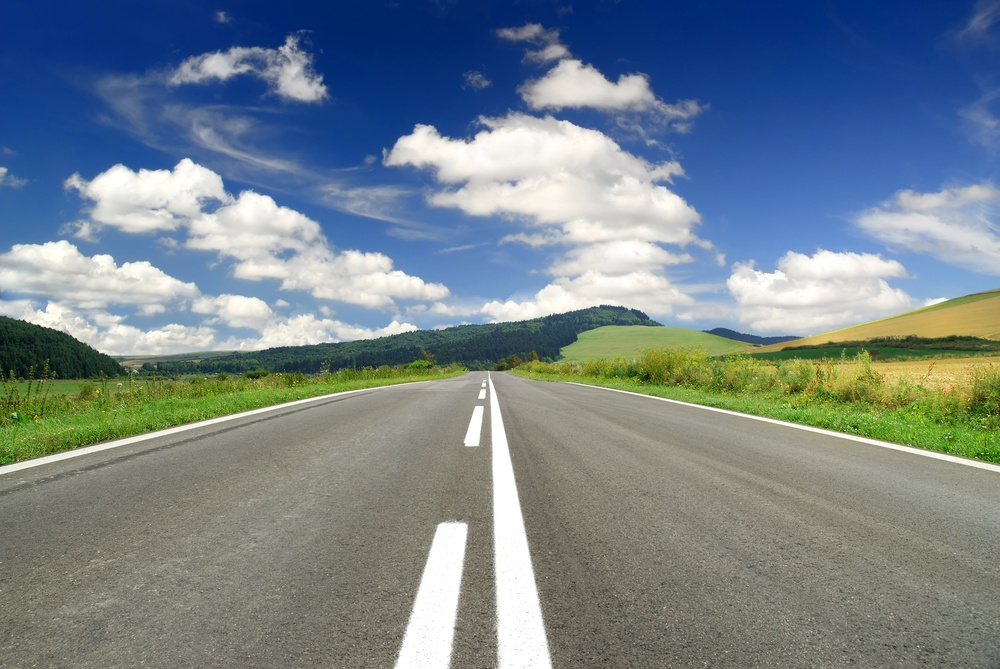
#> input picture navigation/test.jfif, 1000 x 669 px, shrunk from 2136 x 1430 before the run, found by its file name
$ python roadlinesdetection.py
#> lines starting #> are read from the running program, lines starting #| are printed output that depends on the picture; after the words box and inside, x2 and y2 are one past the last pixel; in counts of white or black regions, pixels touching at a corner belong together
import cv2, numpy
from enum import Enum

class Line:
    def __init__(self, x1, y1, x2, y2):
        self.x1 = x1
        self.y1 = y1
        self.x2 = x2
        self.y2 = y2

        self.length = ((x2 - x1) ** 2 + (y2 - y1) ** 2) ** 0.5
        self.mid_x = (x1 + x2) / 2
        self.mid_y = (y1 + y2) / 2

class ActionType(Enum):
    NONE = 0
    LEFT = 1
    RIGHT = 2

def yellow_white_mask(image: cv2.Mat, set_upper_half_to_black: bool = True, part: float = 3 / 5) -> cv2.Mat:
    """
    Создает бинарную маску изображения оттенков белого и желтого
    """
    im = image.copy()

    hsv = cv2.cvtColor(im, cv2.COLOR_RGB2HSV)

    lower_yellow = numpy.array([15, 100, 100])
    upper_yellow = numpy.array([35, 255, 255])
    lower_white = numpy.array([0, 0, 200])
    upper_white = numpy.array([255, 55, 255])

    mask_yellow = cv2.inRange(hsv, lower_yellow, upper_yellow)
    mask_white = cv2.inRange(hsv, lower_white, upper_white)

    mask = cv2.bitwise_or(mask_yellow, mask_white)

    result = cv2.bitwise_and(im, im, mask=mask)
    if set_upper_half_to_black:
        result[:int(result.shape[0] * part), :] = 0

    return result

def kanny_lines_detector(image: cv2.Mat) -> cv2.Mat:
    """
    Находит границы объектов на изображении.
    Рекомендуется использовать `yellow_white_mask` перед обработкой этой функцией
    """
    return cv2.Canny(image, 100, 200)

def haf_lines_detector(image: cv2.Mat) -> list[Line]:
    """
    Находит границы объектов на изображении.
    Рекомендуется использовать `kanny_lines_detector` перед обработкой этой функцией
    """
    lines = cv2.HoughLinesP(image, 1, numpy.pi / 180, threshold=100, minLineLength=50, maxLineGap=10)


    pl = []
    if lines is not None:
        for line in lines:
            for x1, y1, x2, y2 in line:
                pl.append(Line(x1, y1, x2, y2))
    return pl

def visualise_lines(image: cv2.Mat, lines: list[Line]):
    im = image.copy()
    for line in lines:
        cv2.line(im, (line.x1, line.y1), (line.x2, line.y2), (0, 0, 255), 6)
    return im

def detect(image: cv2.Mat) -> list[Line]:
    return haf_lines_detector(kanny_lines_detector(yellow_white_mask(image)))

def process_lines(lines: list[Line], image_width: int) -> ActionType:
    has_left_line = False
    has_center_line = False
    has_right_line = False

    for line in lines:
        if image_width / 6 < line.mid_x and line.mid_x < image_width / 3:
            has_left_line = True
        elif line.mid_x > image_width * 2 / 3 and line.mid_x < image_width * 5 / 6:
            has_right_line = True
        else:
            has_center_line = True

    if has_center_line:
        return ActionType.RIGHT
    elif has_right_line and has_center_line:
        return ActionType.RIGHT
    elif has_left_line and has_center_line:
        return ActionType.LEFT
    else:
        return ActionType.NONE

im = cv2.imread("./test.jfif")
#> im is the input picture: shape (669, 1000, 3); mean B, G, R 139.4, 132, 117.5

mask = yellow_white_mask(im)
#> in yellow_white_mask, `hsv = cv2.cvtColor(im, cv2.COLOR_RGB2HSV)`: hsv: shape (669, 1000, 3); mean H, S, V 57.5, 89.9, 154.2
#> in yellow_white_mask, `mask_yellow = cv2.inRange(hsv, lower_yellow, upper_yellow)`:
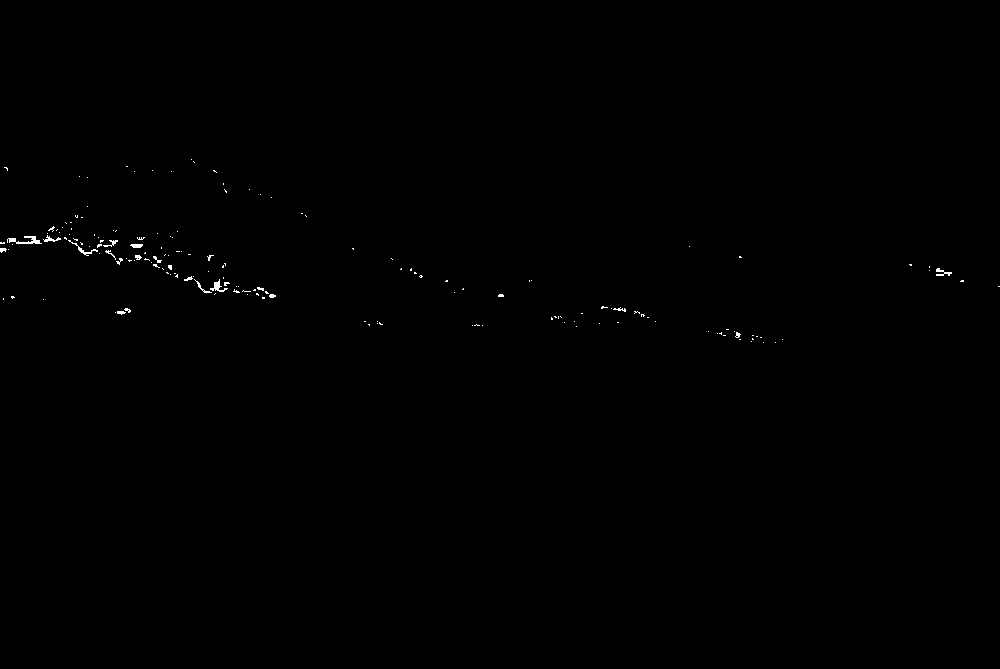
#> mask_yellow: shape (669, 1000); 0.2% white in thin lines or dots, all inside (x1, y1, x2, y2) = (0, 159, 1000, 343)
#> in yellow_white_mask, `mask_white = cv2.inRange(hsv, lower_white, upper_white)`:
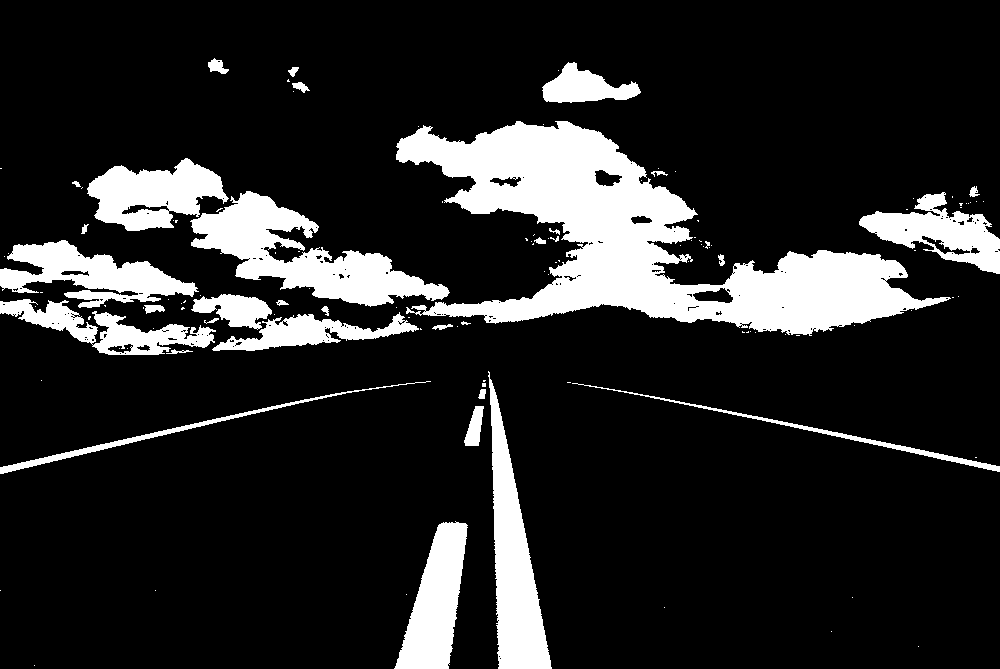
#> mask_white: shape (669, 1000); 15.6% white; 124 white regions (90 under 20 px), largest, box (x1, y1, x2, y2) and area: (396, 121, 951, 336) 43987, (190, 191, 450, 307) 11403, (488, 371, 552, 669) 8460
#> in yellow_white_mask, `mask = cv2.bitwise_or(mask_yellow, mask_white)`:
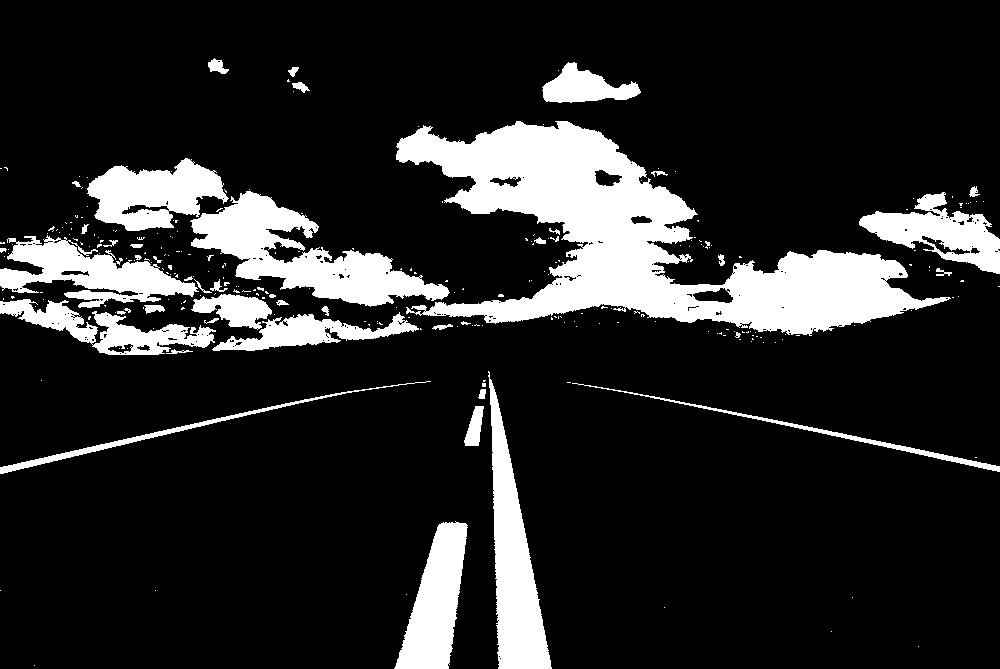
#> mask: shape (669, 1000); 15.8% white; 269 white regions (222 under 20 px), largest, box (x1, y1, x2, y2) and area: (396, 121, 951, 336) 44017, (190, 191, 450, 307) 11416, (488, 371, 552, 669) 8460
#> in yellow_white_mask, `result = cv2.bitwise_and(im, im, mask=mask)`:
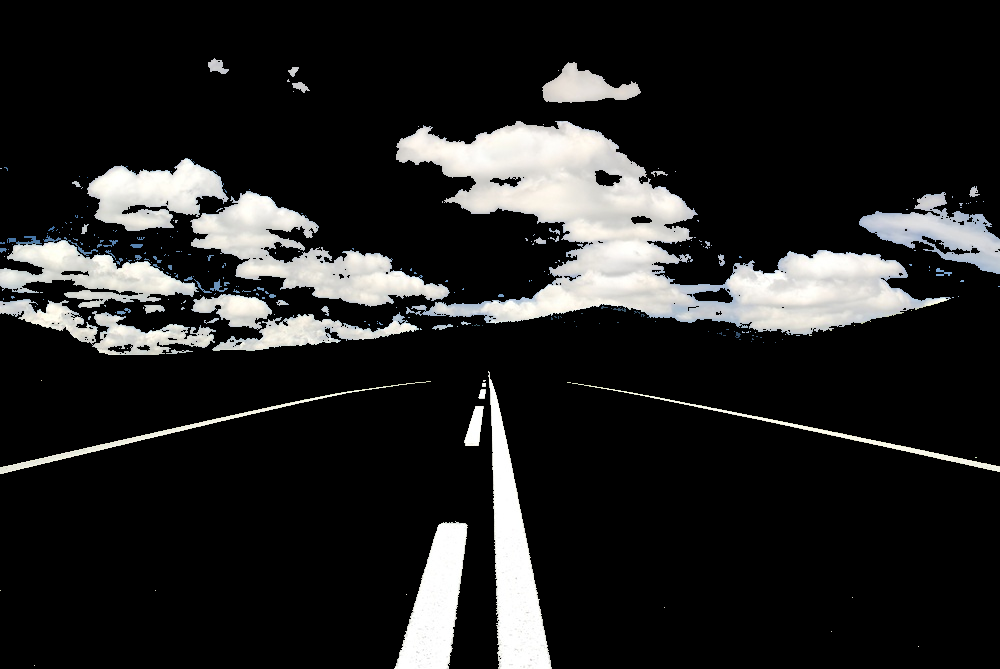
#> result: shape (669, 1000, 3); mean B, G, R 35.3, 35.7, 35.6
#> in yellow_white_mask, `result[:int(result.shape[0] * part), :] = 0`:
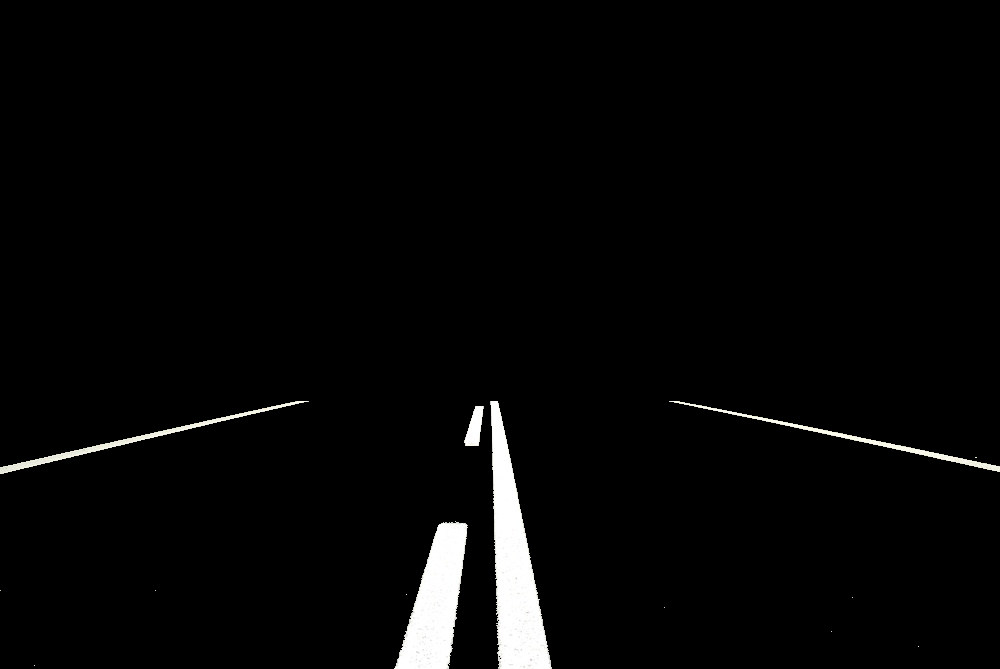
#> result: shape (669, 1000, 3); 13.14% of pixels changed, all inside (x1, y1, x2, y2) = (0, 58, 1000, 401)
kanny = kanny_lines_detector(mask)
#> in kanny_lines_detector, `return cv2.Canny(image, 100, 200)`:
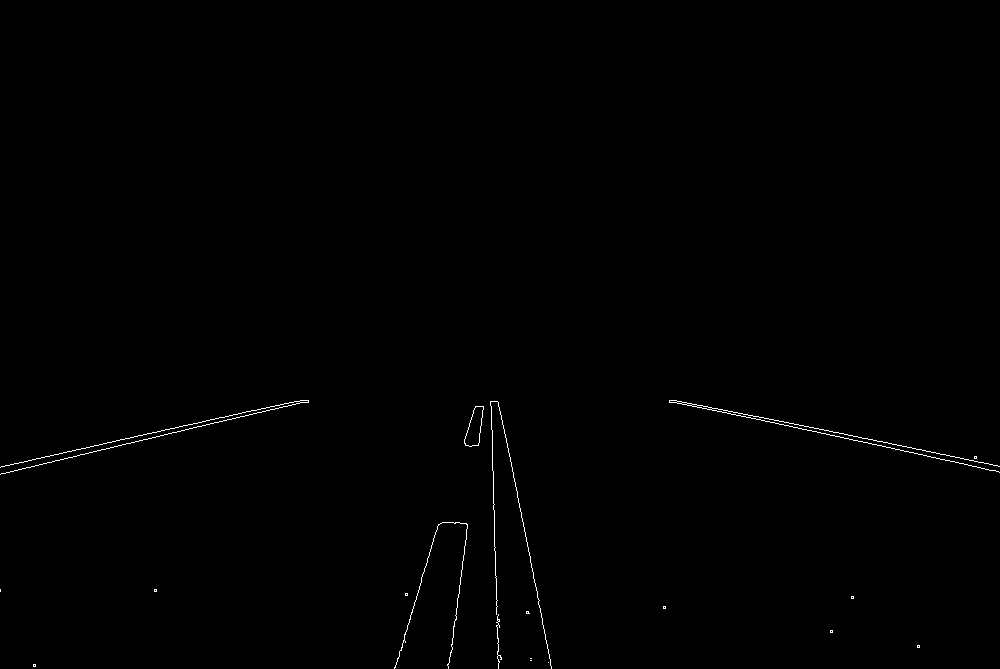
#> returned value: shape (669, 1000); 0.35% white in thin lines or dots, all inside (x1, y1, x2, y2) = (0, 400, 1000, 669)
haf = haf_lines_detector(kanny)
#> in haf_lines_detector, `lines = cv2.HoughLinesP(image, 1, numpy.pi / 180, threshold=100, minLi..`: lines = [[669, 401, 998, 471], [80, 454, 308, 401], [494, 522, 498, 664], [501, 415, 551, 668], [672, 400, 867, 438], [0, 467, 219, 417], [492, 451, 494, 521], [669, 400, 935, 457], [394, 668, 438, 524], [835, 432, 999, 466]]
#> the loop in haf_lines_detector, `for line in lines:` made 10 passes
#> after the loop in haf_lines_detector, `for line in lines:`: pl = 10 items
#> haf = 10 items

visual = visualise_lines(im, haf)
#> the loop in visualise_lines, `for line in lines:` made 10 passes
#> after the loop in visualise_lines, `for line in lines:`:
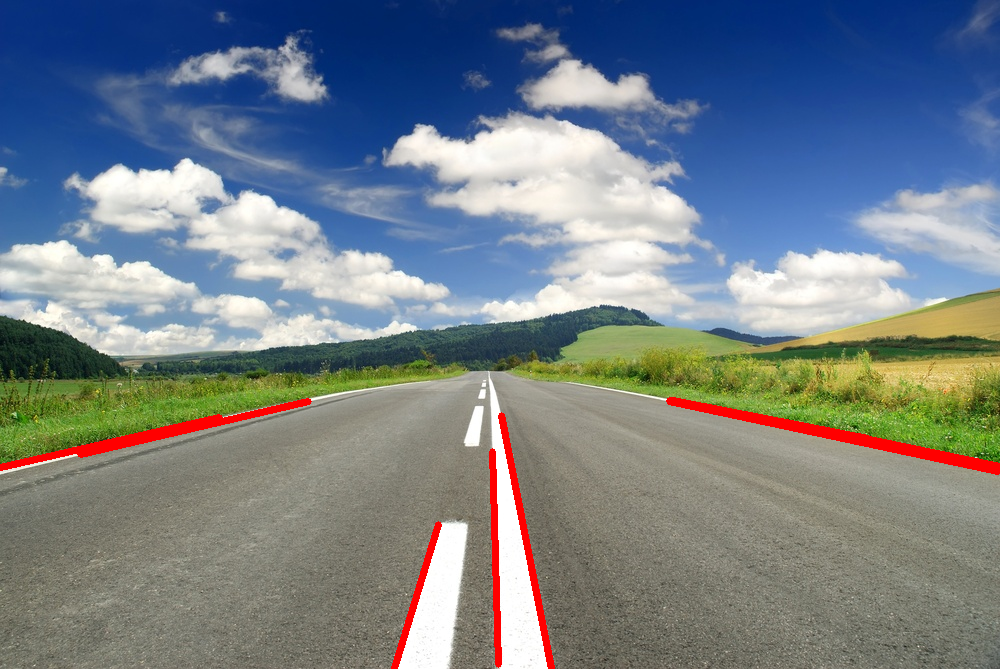
#> im: shape (669, 1000, 3); 1.67% of pixels changed, all inside (x1, y1, x2, y2) = (0, 397, 1000, 669)

cv2.imwrite("mask.jpg", mask)
cv2.imwrite("kanny.jpg", kanny)
cv2.imwrite("haf.jpg", visual)

print(process_lines(haf, im.shape[1]))
#> the loop in process_lines, `for line in lines:` made 10 passes
#> has_right_line on passes 5, 8: True, True
#| ActionType.RIGHT
